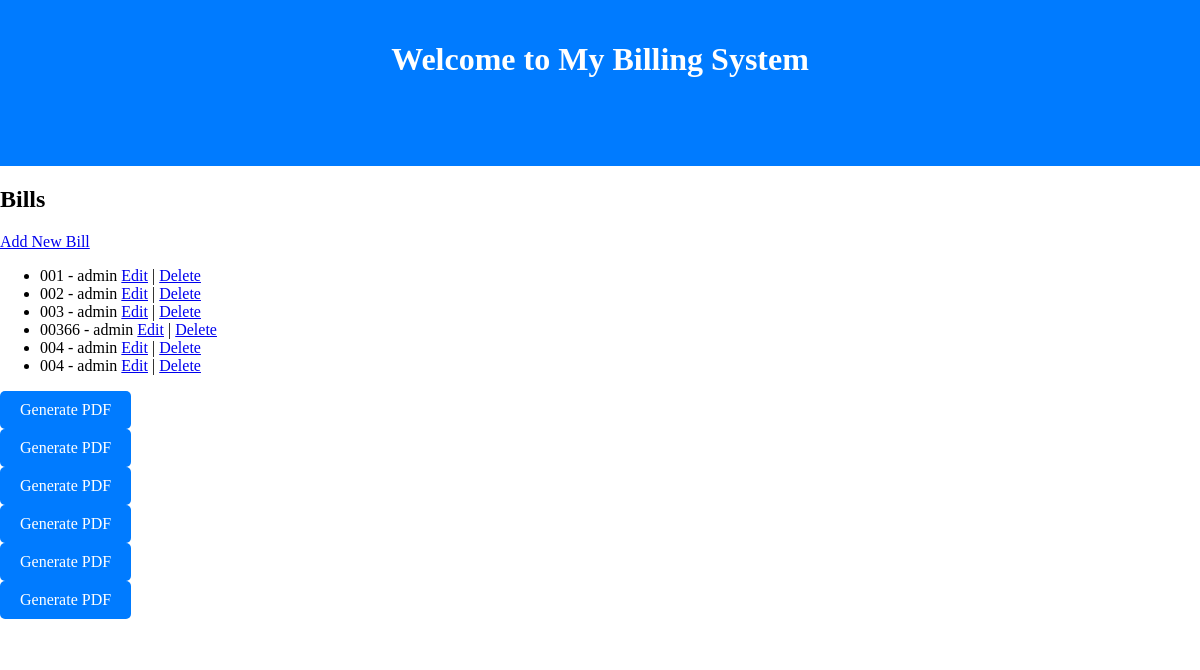
The app's page /bills/ (signed in) with its own data.
### bills/models.py (models this page shows, shortened)
class Bills(models.Model):
    bil_customer = models.ForeignKey(User, on_delete=models.CASCADE)
    bil_type = models.CharField(max_length=255)
    bil_description = models.TextField()
    bil_number = models.CharField(max_length=255)
    bil_receipt_date = models.DateField()
    bil_charges = models.ManyToManyField('Charges', through='BillCharge')
    bil_items = models.ManyToManyField('Item', through='BillItem')

### bills/views.py (the view)
# urls.py: path('bills/', views.bill_list, name='bill_list'),
@login_required
def bill_list(request):
    bills = Bills.objects.all()
    return render(request, 'bills/bill_list.html', {'bills': bills})

### templates/bills/bill_list.html
{% extends 'base.html' %}
{% block content %}
  <h2>Bills</h2>
  <a href="{% url 'bill_create' %}">Add New Bill</a>
  <ul>
    {% for bill in bills %}
      <li>
        {{ bill.bil_number }} - {{ bill.bil_customer }}
        <a href="{% url 'bill_update' bill.pk %}">Edit</a> |
        <a href="{% url 'bill_delete' bill.pk %}">Delete</a>
      </li>
    {% endfor %}
  </ul>
  {% for bill in bills %}
    <div class="bill">
        <a href="{% url 'bill_pdf' pk=bill.pk %}" class="btn btn-primary" target="_blank">Generate PDF</a>
    </div>
{% endfor %}
{% endblock %}

### templates/base.html (style rules this page uses)
body, html { margin: 0; padding: 0; height: 100%; }
.btn { display: inline-block; background-color: #007bff; color: white; padding: 10px 20px; text-align: center; text-decoration: none; font-size: 16px; border-radius: 5px; border: none; cursor: pointer; transition: background-color 0.3s, color 0.3s; }

### records on screen
Bills: bil_number "001", bil_customer "admin"
Bills: bil_number "002", bil_customer "admin"
Bills: bil_number "003", bil_customer "admin"
Bills: bil_number "00366", bil_customer "admin"
Bills: bil_number "004", bil_customer "admin"
Bills: bil_number "004", bil_customer "admin"
